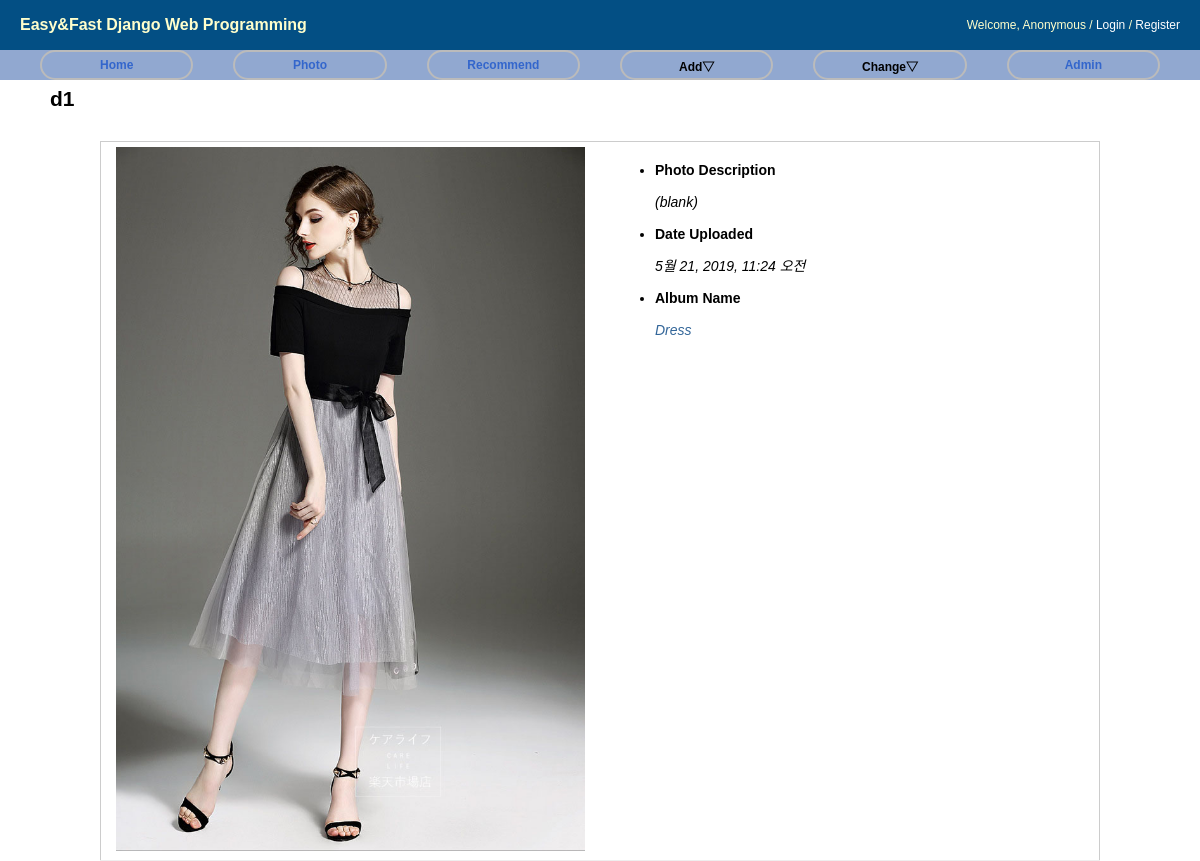
Screenshot of /photo/photo/5/ with the database file from the repository.
### photo/models.py (models this page shows, shortened)
class Photo(models.Model):
    album = models.ForeignKey('Album', on_delete=models.CASCADE)
    title = models.CharField(max_length=50)
    image = ThumbnailImageField(upload_to='photo/%Y/%m')
    description = models.TextField('Photo Description', blank=True)
    upload_date = models.DateTimeField('Upload Date', auto_now_add=True)
    owner = models.ForeignKey(User, on_delete=models.CASCADE, null=True)
    class Meta:
        ordering = ['title']

class Album(models.Model):
    name = models.CharField(max_length=50)
    description = models.CharField('One Line Description', max_length=100, blank=True)
    owner = models.ForeignKey(User, on_delete=models.CASCADE, null=True)
    class Meta:
        ordering = ['name']

### photo/views.py (the view)
# urls.py: path('photo/<int:pk>/', PhotoDV.as_view(), name='photo_detail'),
class PhotoDV(DetailView):
    model = Photo

### photo/templates/photo/photo_detail.html (shortened to what this page needs)
{% extends "base.html" %}
{% load staticfiles %}
{% block extrastyle %}{% static "photo/photo.css" %}{% endblock %}
{% block content %}
<div id="content">
    <h2>{{ object.title }}</h2>
    <table class="photo-detail">
    <tr>
    <td>
        <a href="{{ object.image.url }}">
        <img style="max-width:100%" src="{{ object.image.url }}" />
        </a>
    </td>
    <td>
    <ul>
        <li>Photo Description</li>
        {% if object.description %}<p>{{ object.description|linebreaks }}</p>
        {% else %}<p>(blank)</p>{% endif %}
        <li>Date Uploaded</li>
        <p>{{ object.upload_date }}</p>
        <li>Album Name</li>
        <p><a href="{% url 'photo:album_detail' object.album.id %}">{{ object.album.name }}</a></p>
    </ul>
    </td>
    </tr></table>
</div>
{% endblock %}

### static/css/base.css (style rules this page uses)
body { font-family: "Lucida Grande", Verdana, Arial, sans-serif; font-size: 14px; }
div#content { position: absolute; top: 70px; left: 50px; right: 50px; }
a:link, a:visited { color: #369; text-decoration: none; }
table { border-collapse: collapse; }
td, th { line-height: 18px; border-bottom: 1px solid #eee; vertical-align: top; padding: 5px 15px; font-family: "Lucida Grande", Verdana, Arial, sans-serif; }

### photo/static/photo.css (style rules this page uses)
table.photo-detail { margin: 30px 50px 0 50px; border: 1px solid #ccc; }
table.photo-detail td { width: 50%; }
table.photo-detail ul li { font-weight: bold; }
table.photo-detail ul p { font-style: italic; }

### rows the page displays
Photo: title "d1", image (picture), upload_date "5월 21, 2019, 11:24 오전", album.name "Dress"
